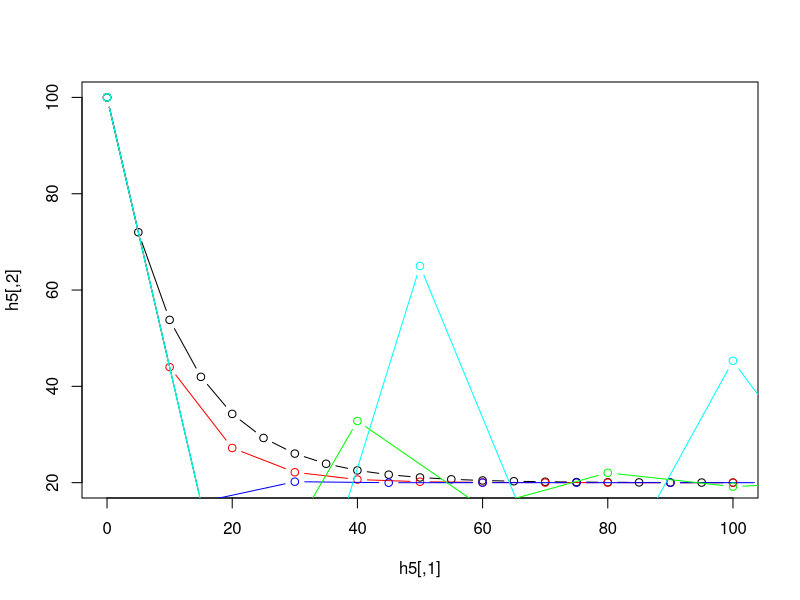

The R script that drew this image: (Note: this script raises an error after producing the figure.)
euler <- function(f, y0, a, b, h)
{
  t <- a
  y <- y0
  result <- c(t,y)
  
    # browser()
  
  while (t < b)
  {
    t <- t + h
    y <- y + h*f(t, y)
    result = c(result,cbind(t,y))
  }
  result = matrix(result, ncol=2, byrow = TRUE) 
  
  return(result)
}

newtoncooling <- function(time, temp)
  return(-0.07*(temp-20))


h2=euler(newtoncooling, 100, 0, 600, 2)
h5=euler(newtoncooling, 100, 0, 100, 5)
h10=euler(newtoncooling, 100, 0, 100, 10)
h15=euler(newtoncooling, 100, 0, 100, 15)
h20=euler(newtoncooling, 100, 0, 600, 20)
h25=euler(newtoncooling, 100, 0, 600, 25)
plot(h5, type = 'b')
lines(h10, type = 'b', col='red')
lines(h15, type = 'b', col='blue')
lines(h20, type = 'b', col='green')
lines(h25, type = 'b', col='cyan')
lines(analytical)
lines(h2, type = 'b', col = "orange")
